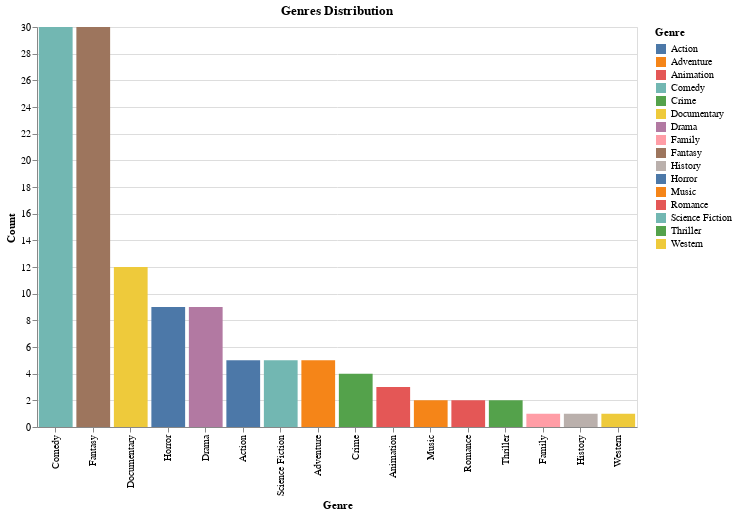

Write notebook code for a chart like this one.
### Markdown cell above
### Visualition #4: Genres Distribution by Decade

### Code cell
movies_metadata_genres = movies_metadata[['id', 'title', 'genres', 'release_date']].copy()

# convert the genres column to a list
movies_metadata_genres['genres'] = (
    movies_metadata_genres['genres']
    .fillna('[]')
    .apply(literal_eval)
    .apply(lambda x: [i['name'] for i in x] if isinstance(x, list) else [])
)

movies_metadata_genres['release_date'] = pd.to_datetime(movies_metadata_genres['release_date'], errors='coerce')
movies_metadata_genres = movies_metadata_genres[~movies_metadata_genres['release_date'].isna()]
# convert year to decade
movies_metadata_genres['year'] = (movies_metadata_genres['release_date'].dt.year // 10 * 10).astype(int)

genres = movies_metadata_genres.explode('genres')
genres = genres.groupby(['genres', 'year']).size().reset_index(name='count')
genres = genres.sort_values('count', ascending=False)

# Create a selection object for the slider
year_slider = alt.binding_range(min=1900, max=2010, step=10, name='Year:')
year_select = alt.selection_point(fields=['year'], bind=year_slider, value={'year': 1900})

# calculate the percentage
genres['percentage'] = genres['count'] / genres['count'].sum() * 100
# plot the genres distribution
chart = alt.Chart(genres).mark_bar().encode(
    x=alt.X('genres', title='Genre', sort='-y'),
    y=alt.Y('count', title='Count'),
    color=alt.Color('genres', title='Genre'),
    tooltip=[alt.Tooltip('genres', title='Genre'), alt.Tooltip('count', format='.2f', title='Count')]
).add_params(
    year_select
).transform_filter(
    year_select
).properties(
    title='Genres Distribution',
    width=600,
    height=400,
).interactive()

chart

### Figure 1 — Vega-Lite specification as saved in the notebook (floating-point values rounded to 4 significant figures; data arrays with more than 128 entries replaced by an {"elided": "..."} marker saying what was removed)
{"config": {"view": {"continuousWidth": 300, "continuousHeight": 300}}, "data": {"name": "data-9d3889547a3350a8c84b838f082c8804"}, "mark": {"type": "bar"}, "encoding": {"color": {"field": "genres", "title": "Genre", "type": "nominal"}, "tooltip": [{"field": "genres", "title": "Genre", "type": "nominal"}, {"field": "count", "format": ".2f", "title": "Count", "type": "quantitative"}], "x": {"field": "genres", "sort": "-y", "title": "Genre", "type": "nominal"}, "y": {"field": "count", "title": "Count", "type": "quantitative"}}, "height": 400, "params": [{"name": "param_134", "select": {"type": "point", "fields": ["year"]}, "bind": {"input": "range", "max": 2010, "min": 1900, "name": "Year:", "step": 10}, "value": {"year": 1900}}, {"name": "param_135", "select": {"type": "interval", "encodings": ["x", "y"]}, "bind": "scales"}], "title": "Genres Distribution", "transform": [{"filter": {"param": "param_134"}}], "width": 600, "$schema": "https://vega.github.io/schema/vega-lite/v5.17.0.json", "datasets": {"data-9d3889547a3350a8c84b838f082c8804": {"elided": "243 records"}}}
